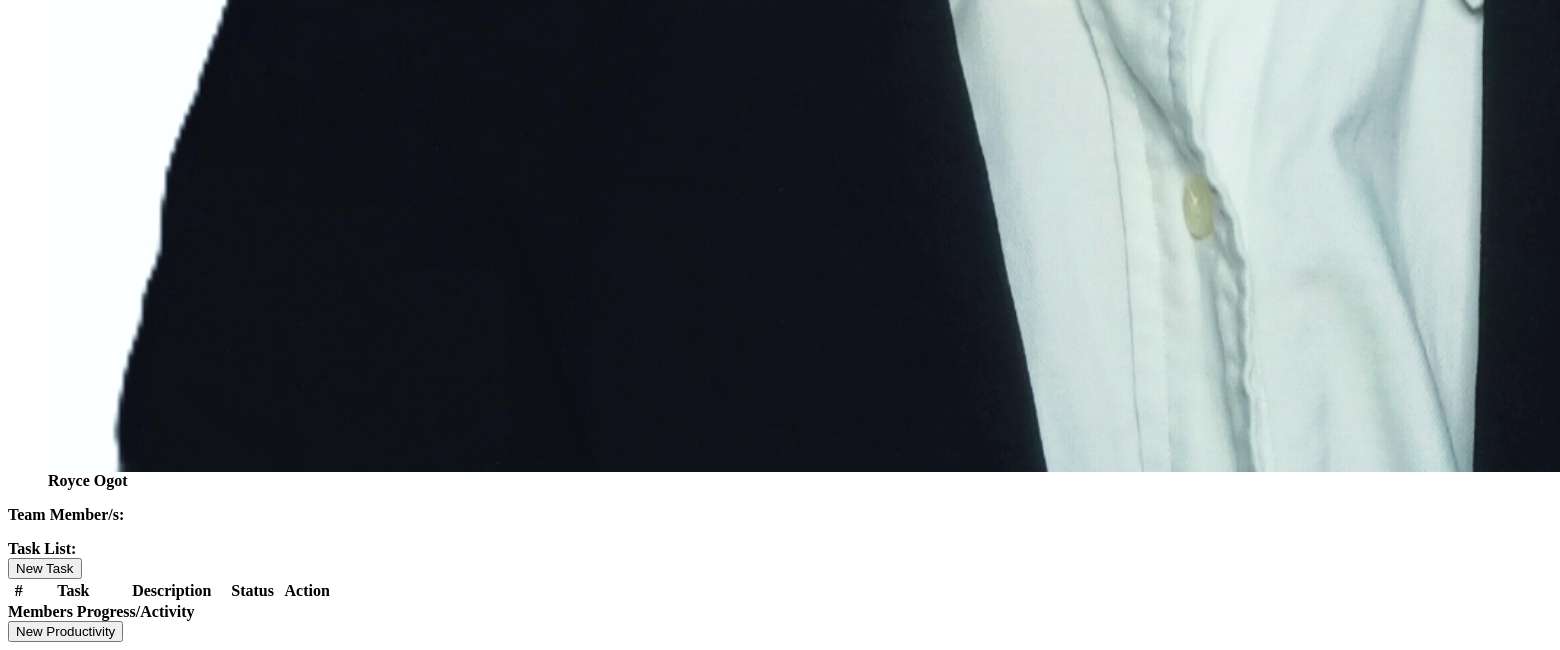
Page /view_task.php?id=6 (lower part) on the earlier database version.
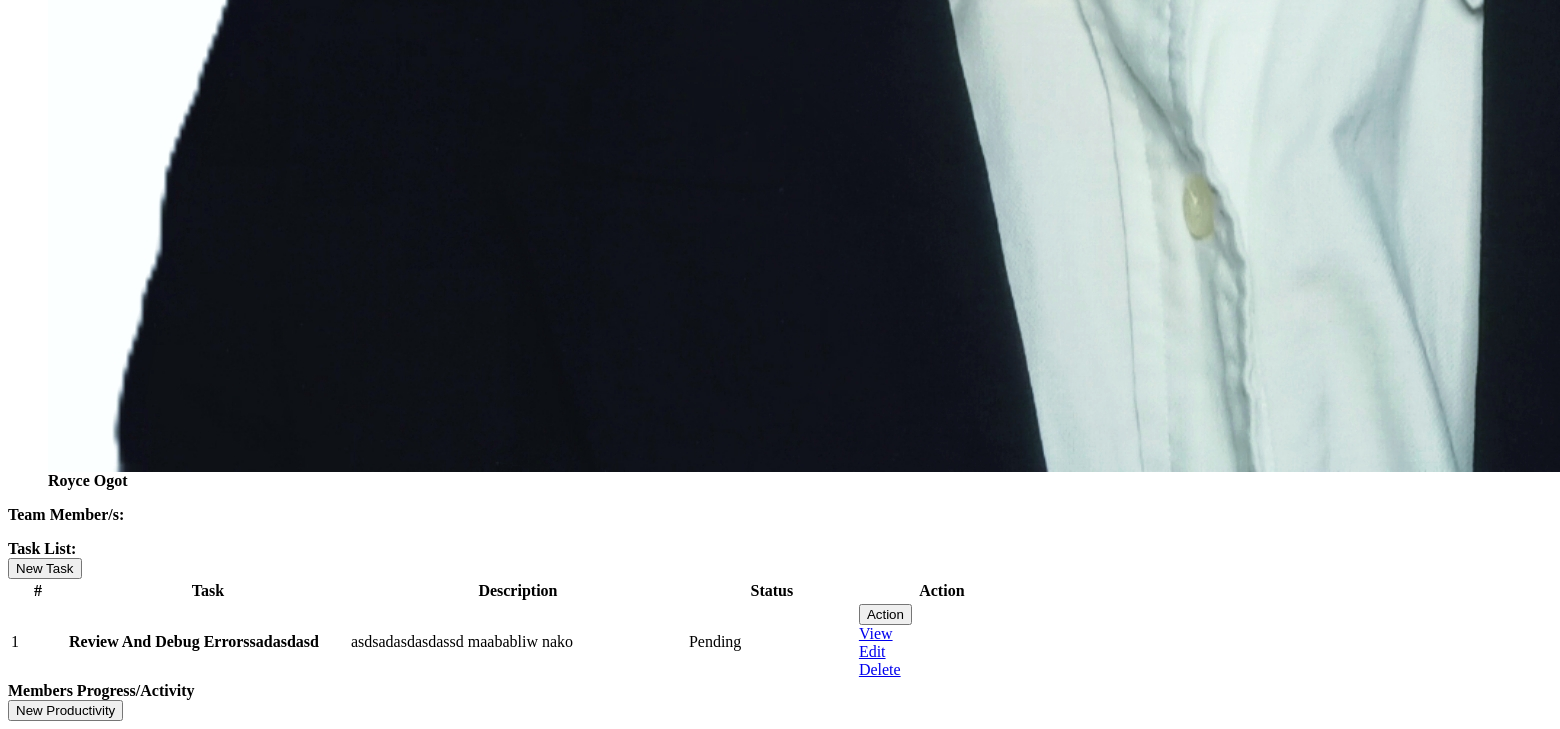
Same page on the later database version.
### tables this page shows
CREATE TABLE `task_list` (
  `id` int(30) NOT NULL,
  `project_id` int(30) NOT NULL,
  `task` varchar(200) NOT NULL,
  `description` text NOT NULL,
  `status` tinyint(4) NOT NULL,
  `date_created` datetime NOT NULL DEFAULT current_timestamp()
);

### view_task.php (the view, shortened to what this page needs)
</div><?php
include 'db_connect.php';
$manager = $conn->query("SELECT *,concat(firstname,' ',lastname) as name FROM users where id = $manager_id");
$manager = $manager->num_rows > 0 ? $manager->fetch_array() : array();
?>
<div class="col-lg-12">
	<div class="row">
		<div class="col-md-12">
			<div class="callout callout-info">
				<div class="col-md-12">
					<div class="row">
						<div class="col-md-6">
							<dl>
								<dd>
									<?php if(isset($manager['id'])) : ?>
									<div class="d-flex align-items-center mt-1">
										<img class="img-circle img-thumbnail p-0 shadow-sm border-info img-sm mr-3" src="assets/uploads/<?php echo $manager['avatar'] ?>" alt="Avatar">
										<b><?php echo ucwords($manager['name']) ?></b>
									</div>
									<?php else: ?>
										<small><i>Manager Deleted from Database</i></small>
									<?php endif; ?>
								</dd>
							</dl>
						</div>
					</div>
				</div>
			</div>
		</div>
	</div>
	<div class="row">
		<div class="col-md-4">
			<div class="card card-outline card-primary">
				<div class="card-header">
					<span><b>Team Member/s:</b></span>
				</div>
			</div>
		</div>
		<div class="col-md-8">
			<div class="card card-outline card-primary">
				<div class="card-header">
					<span><b>Task List:</b></span>
					<?php if($_SESSION['login_type'] != 4): ?>
					<div class="card-tools">
						<button class="btn btn-primary bg-gradient-primary btn-sm" type="button" id="new_task"><i class="fa fa-plus"></i> New Task</button>
					</div>
				<?php endif; ?>
				</div>
				<div class="card-body p-0">
					<div class="table-responsive">
					<table class="table table-condensed m-0 table-hover">
						<colgroup>
							<col width="5%">
							<col width="25%">
							<col width="30%">
							<col width="15%">
							<col width="15%">
						</colgroup>
						<thead>
							<th>#</th>
							<th>Task</th>
							<th>Description</th>
							<th>Status</th>
							<th>Action</th>
						</thead>
						<tbody>
							<?php
							$i = 1;
							$tasks = $conn->query("SELECT * FROM task_list where project_id = {$id} order by task asc");
							while($row=$tasks->fetch_assoc()):
								$trans = get_html_translation_table(HTML_ENTITIES,ENT_QUOTES);
								unset($trans["\""], $trans["<"], $trans[">"], $trans["<h2"]);
								$desc = strtr(html_entity_decode($row['description']),$trans);
								$desc=str_replace(array("<li>","</li>"), array("",", "), $desc);
							?>
								<tr>
			                        <td class="text-center"><?php echo $i++ ?></td>
			                        <td class=""><b><?php echo ucwords($row['task']) ?></b></td>
			                        <td class=""><p class="truncate"><?php echo strip_tags($desc) ?></p></td>
			                        <td>
			                        	<?php
			                        	if($row['status'] == 1){
									  		echo "<span class='badge badge-secondary'>Pending</span>";
			                        	}elseif($row['status'] == 2){
									  		echo "<span class='badge badge-primary'>On-Progress</span>";
			                        	}elseif($row['status'] == 3){
									  		echo "<span class='badge badge-success'>Done</span>";
			                        	}
			                        	?>
			                        </td>
			                        <td class="text-center">
										<button type="button" class="btn btn-default btn-sm btn-flat border-info wave-effect text-info dropdown-toggle" data-toggle="dropdown" aria-expanded="true">
					                      Action
					                    </button>
					                    <div class="dropdown-menu" style="">
					                      <a class="dropdown-item view_task" href="javascript:void(0)" data-id="<?php echo $row['id'] ?>"  data-task="<?php echo $row['task'] ?>">View</a>
					                      <?php if($_SESSION['login_type'] != 4): ?>
					                      <a class="dropdown-item edit_task" href="javascript:void(0)" data-id="<?php echo $row['id'] ?>"  data-task="<?php echo $row['task'] ?>">Edit</a>
					                      <a class="dropdown-item delete_task" href="javascript:void(0)" data-id="<?php echo $row['id'] ?>">Delete</a>
					                  <?php endif; ?>
					                    </div>
									</td>
		                    	</tr>
							<?php
							endwhile;
							?>
						</tbody>
					</table>
					</div>
				</div>
			</div>
		</div>
	</div>
	<div class="row">
		<div class="col-md-12">
			<div class="card">
				<div class="card-header">
					<b>Members Progress/Activity</b>
					<div class="card-tools">
						<button class="btn btn-primary bg-gradient-primary btn-sm" type="button" id="new_productivity"><i class="fa fa-plus"></i> New Productivity</button>
					</div>
				</div>
			</div>
		</div>
	</div>
</div>

Differences in the rows shown:
added task_list: task "Review And Debug Errorssadasdasd", description "asdsadasdasdassd maababliw nako", status "Pending"
